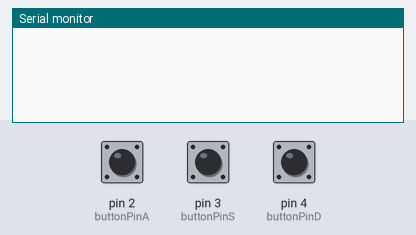
This sketch was run on a simulated Arduino Uno, built with avr-gcc and run on an emulated ATmega328P. On the bench: the last lines printed to the serial monitor. Inputs (shaded band) come from the test bench; at power-on: pin 2 (buttonPinA) HIGH, pin 3 (buttonPinS) HIGH, pin 4 (buttonPinD) HIGH.

Above: at 1.2 s.
1.3 s: pin 2 (buttonPinA) pulled LOW for 0.15 s
At 2.5 s:
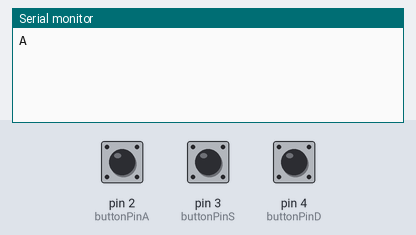
2.9 s: pin 3 (buttonPinS) pulled LOW for 0.15 s
At 3.8 s:
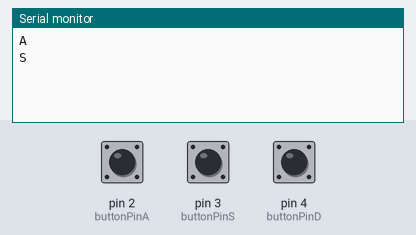
4.5 s: pin 4 (buttonPinD) pulled LOW for 0.15 s
At 5.0 s:
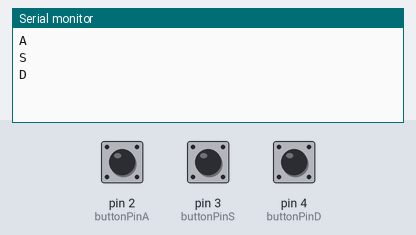

The sketch:

SerialTest.ino
```cpp
// Code für Normaly Open Taster


const int buttonPinA = 2;
const int buttonPinS = 3;
const int buttonPinD = 4;

const char A = 'A';
const char S = 'S';
const char D = 'D';

bool lastStateA = HIGH;
bool lastStateS = HIGH;
bool lastStateD = HIGH;

void setup() {
  Serial.begin(9600);

  pinMode(buttonPinA, INPUT_PULLUP);
  pinMode(buttonPinS, INPUT_PULLUP);
  pinMode(buttonPinD, INPUT_PULLUP);
}

void loop() {
  // Aktuellen Zustand lesen
  bool currentA = digitalRead(buttonPinA);
  bool currentS = digitalRead(buttonPinS);
  bool currentD = digitalRead(buttonPinD);

  if (lastStateA == HIGH && currentA == LOW) {
    Serial.println(A);
  }
  if (lastStateS == HIGH && currentS == LOW) {
    Serial.println(S);
  }
  if (lastStateD == HIGH && currentD == LOW) {
    Serial.println(D);
  }

  lastStateA = currentA;
  lastStateS = currentS;
  lastStateD = currentD;
}


/*
Code für Normaly Closed Taster

const int buttonPinA = 2;
const int buttonPinS = 3;
const int buttonPinD = 4;

const char A = 'A';
const char S = 'S';
const char D = 'D';

bool lastStateA = HIGH;  // NC-Taster: ungdrückt = LOW, gedrückt = HIGH (nach Pull-Up)
bool lastStateS = HIGH;
bool lastStateD = HIGH;

void setup() {
  Serial.begin(9600);

  // Eingänge mit Pullup
  pinMode(buttonPinA, INPUT_PULLUP);
  pinMode(buttonPinS, INPUT_PULLUP);
  pinMode(buttonPinD, INPUT_PULLUP);
}

void loop() {
  // aktuellen Zustand lesen
  bool currentA = digitalRead(buttonPinA);
  bool currentS = digitalRead(buttonPinS);
  bool currentD = digitalRead(buttonPinD);

  // RISING-Flanke erkennen: LOW -> HIGH
  if (lastStateA == LOW && currentA == HIGH) {
    Serial.println(A);
  }
  if (lastStateS == LOW && currentS == HIGH) {
    Serial.println(S);
  }
  if (lastStateD == LOW && currentD == HIGH) {
    Serial.println(D);
  }

  // Zustand merken
  lastStateA = currentA;
  lastStateS = currentS;
  lastStateD = currentD;
}

*/
```

Measured:
- after the input at 1.3 s, the serial monitor: prints a new line at once (image 1)
- after the input at 2.9 s, the serial monitor: prints a new line at once (image 2)
- after the input at 4.5 s, the serial monitor: prints a new line at once (image 3)
